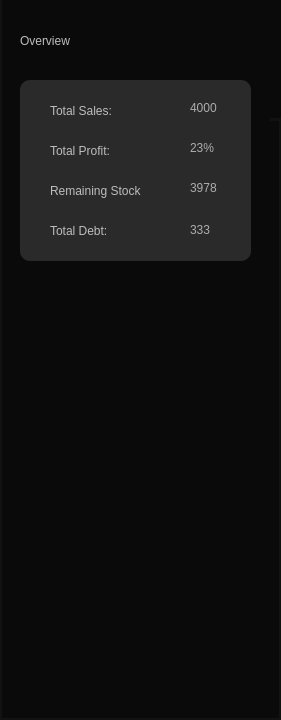
     <widget class="QWidget" name="widget_31" native="true">
      <property name="geometry">
       <rect>
        <x>980</x>
        <y>0</y>
        <width>281</width>
        <height>720</height>
       </rect>
      </property>
      <property name="styleSheet">
       <string notr="true">background:#0a0a0a;
border: 2px solid #121212;
border-top:none;</string>
      </property>
      <widget class="QLabel" name="label_79">
       <property name="geometry">
        <rect>
         <x>20</x>
         <y>10</y>
         <width>111</width>
         <height>61</height>
        </rect>
       </property>
       <property name="styleSheet">
        <string notr="true">font: 16pt &quot;Sans Serif Collection&quot;;
border:none;
color:rgb(189, 189, 189);</string>
       </property>
       <property name="text">
        <string>Overview</string>
       </property>
      </widget>
      <widget class="QWidget" name="widget_43" native="true">
       <property name="geometry">
        <rect>
         <x>980</x>
         <y>0</y>
         <width>301</width>
         <height>720</height>
        </rect>
       </property>
       <property name="styleSheet">
        <string notr="true">background:#0a0a0a;
border: 2px solid #121212;
border-top:none;</string>
       </property>
       <widget class="QLabel" name="label_88">
        <property name="geometry">
         <rect>
          <x>20</x>
          <y>20</y>
          <width>111</width>
          <height>61</height>
         </rect>
        </property>
        <property name="styleSheet">
         <string notr="true">font: 16pt &quot;Sans Serif Collection&quot;;
border:none;</string>
        </property>
        <property name="text">
         <string>Overview</string>
        </property>
       </widget>
       <widget class="QWidget" name="widget_113" native="true">
        <property name="geometry">
         <rect>
          <x>20</x>
          <y>80</y>
          <width>271</width>
          <height>141</height>
         </rect>
        </property>
        <property name="styleSheet">
         <string notr="true">border-radius: 10px;
background:#181818;</string>
        </property>
        <widget class="QLabel" name="label_89">
         <property name="geometry">
          <rect>
           <x>30</x>
           <y>20</y>
           <width>71</width>
           <height>21</height>
          </rect>
         </property>
         <property name="styleSheet">
          <string notr="true">color:#494949;
</string>
         </property>
         <property name="text">
          <string>Total Sales:</string>
         </property>
        </widget>
        <widget class="QLabel" name="label_90">
         <property name="geometry">
          <rect>
           <x>30</x>
           <y>60</y>
           <width>71</width>
           <height>21</height>
          </rect>
         </property>
         <property name="styleSheet">
          <string notr="true">color:#494949;
</string>
         </property>
         <property name="text">
          <string>Total Profit:</string>
         </property>
        </widget>
        <widget class="QLabel" name="label_91">
         <property name="geometry">
          <rect>
           <x>30</x>
           <y>100</y>
           <width>91</width>
           <height>21</height>
          </rect>
         </property>
         <property name="styleSheet">
          <string notr="true">color:#494949;
</string>
         </property>
         <property name="text">
          <string>Remaining Stock:</string>
         </property>
        </widget>
        <widget class="QLabel" name="label_92">
         <property name="geometry">
          <rect>
           <x>170</x>
           <y>20</y>
           <width>91</width>
           <height>16</height>
          </rect>
         </property>
         <property name="styleSheet">
          <string notr="true">border:none;
color:#adadad;</string>
         </property>
         <property name="text">
          <string>4000</string>
         </property>
        </widget>
        <widget class="QLabel" name="label_93">
         <property name="geometry">
          <rect>
           <x>170</x>
           <y>60</y>
           <width>91</width>
           <height>16</height>
          </rect>
         </property>
         <property name="styleSheet">
          <string notr="true">border:none;
color:#adadad;</string>
         </property>
         <property name="text">
          <string>23%</string>
         </property>
        </widget>
        <widget class="QLabel" name="label_158">
         <property name="geometry">
          <rect>
           <x>170</x>
           <y>100</y>
           <width>91</width>
           <height>16</height>
          </rect>
         </property>
         <property name="styleSheet">
          <string notr="true">border:none;
color:#adadad;</string>
         </property>
         <property name="text">
          <string>3978</string>
         </property>
        </widget>
       </widget>
       <widget class="QLabel" name="label_161">
        <property name="geometry">
         <rect>
          <x>30</x>
          <y>240</y>
          <width>141</width>
          <height>61</height>
         </rect>
        </property>
        <property name="styleSheet">
         <string notr="true">font: 16pt &quot;Sans Serif Collection&quot;;
border:none;</string>
        </property>
        <property name="text">
         <string>Weekly Report</string>
        </property>
       </widget>
       <widget class="QTableWidget" name="tableWidget_6">
        <property name="geometry">
         <rect>
          <x>20</x>
          <y>310</y>
          <width>271</width>
          <height>231</height>
         </rect>
        </property>
        <property name="styleSheet">
         <string notr="true">QTableWidget, QTableView {
    border: 1px solid #121212;
    border-radius: 5px;
    gridline-color: #ddd;
    background-color: #adadad;
    font-size: 10px;
    font-family: Arial, sans-serif;
    color: #333;
    selection-background-color: #0078D7;
    selection-color: white;
}

QHeaderView::section {
    background-color:#0a0a0a;
    color: white;
    padding: 4px;
    border: 1px solid #121212;
    font-size: 10px;
    font-weight: bold;
    text-align: center;
}

QTableWidget::item, QTableView::item {
    padding: 2px;
    border-bottom: 1px solid #ddd;
    text-align: center;
}

QTableWidget::item:selected, QTableView::item:selected {
    background-color: #0078D7;
    color: white;
}

QTableCornerButton::section {
    background-color: #adadad;
    border: 1px solid #adadad;
	border-top-left-radius: 8px;
  
}
</string>
        </property>
        <row/>
        <row/>
        <row/>
        <row/>
        <column>
         <property name="text">
          <string>Total Sales</string>
         </property>
        </column>
        <column>
         <property name="text">
          <string>Total Profit</string>
         </property>
        </column>
        <column>
         <property name="text">
          <string>Remaining Debtors</string>
         </property>
        </column>
        <column>
         <property name="text">
          <string>Remaining Stock</string>
         </property>
        </column>
        <item row="0" column="0">
         <property name="text">
          <string>2123</string>
         </property>
        </item>
       </widget>
      </widget>
      <widget class="QWidget" name="widget_114" native="true">
       <property name="geometry">
        <rect>
         <x>270</x>
         <y>0</y>
         <width>711</width>
         <height>121</height>
        </rect>
       </property>
       <property name="styleSheet">
        <string notr="true">border:5px;
background:#0a0a0a;
border: 3px solid #121212;
border-right:none;
border-top:none;
border-left:none;


</string>
       </property>
       <widget class="QLabel" name="label_332">
        <property name="geometry">
         <rect>
          <x>50</x>
          <y>40</y>
          <width>601</width>
          <height>41</height>
         </rect>
        </property>
        <property name="font">
         <font>
          <family>Microsoft Sans Serif</family>
          <pointsize>14</pointsize>
          <italic>false</italic>
          <bold>false</bold>
         </font>
        </property>
        <property name="styleSheet">
         <string notr="true">  border-radius: 10px; 
font: 14pt &quot;Microsoft Sans Serif&quot;;
background: white;
 padding-left: 15px;
color:#626262;
border:none;
</string>
        </property>
        <property name="text">
         <string>        Search Something Here </string>
        </property>
       </widget>
       <widget class="QLabel" name="label_333">
        <property name="geometry">
         <rect>
          <x>60</x>
          <y>50</y>
          <width>31</width>
          <height>21</height>
         </rect>
        </property>
        <property name="styleSheet">
         <string notr="true">border-radius:10px;
border:none;
background-color:none;
    background-repeat: no-repeat;
    background-position: center;
    background-origin: content;</string>
        </property>
        <property name="text">
         <string/>
        </property>
        <property name="scaledContents">
         <bool>true</bool>
        </property>
       </widget>
      </widget>
      <widget class="QWidget" name="widget_7" native="true">
       <property name="geometry">
        <rect>
         <x>20</x>
         <y>80</y>
         <width>231</width>
         <height>181</height>
        </rect>
       </property>
       <property name="styleSheet">
        <string notr="true">border:none;border-radius: 10px;
background:#2a2a2a;</string>
       </property>
       <widget class="QLabel" name="label_9">
        <property name="geometry">
         <rect>
          <x>30</x>
          <y>20</y>
          <width>71</width>
          <height>21</height>
         </rect>
        </property>
        <property name="styleSheet">
         <string notr="true">color:rgb(189, 189, 189);</string>
        </property>
        <property name="text">
         <string>Total Sales:</string>
        </property>
       </widget>
       <widget class="QLabel" name="label_10">
        <property name="geometry">
         <rect>
          <x>30</x>
          <y>60</y>
          <width>71</width>
          <height>21</height>
         </rect>
        </property>
        <property name="styleSheet">
         <string notr="true">color:rgb(189, 189, 189);</string>
        </property>
        <property name="text">
         <string>Total Profit:</string>
        </property>
       </widget>
       <widget class="QLabel" name="label_11">
        <property name="geometry">
         <rect>
          <x>30</x>
          <y>100</y>
          <width>91</width>
          <height>21</height>
         </rect>
        </property>
        <property name="styleSheet">
         <string notr="true">color:rgb(189, 189, 189);</string>
        </property>
        <property name="text">
         <string>Remaining Stock:</string>
        </property>
       </widget>
       <widget class="QLabel" name="salesCountLabel_3">
        <property name="geometry">
         <rect>
          <x>170</x>
          <y>20</y>
          <width>61</width>
          <height>16</height>
         </rect>
        </property>
        <property name="styleSheet">
         <string notr="true">border:none;
color:#adadad;</string>
        </property>
        <property name="text">
         <string>4000</string>
        </property>
       </widget>
       <widget class="QLabel" name="profitMarginLabel_4">
        <property name="geometry">
         <rect>
          <x>170</x>
          <y>60</y>
          <width>61</width>
          <height>16</height>
         </rect>
        </property>
        <property name="styleSheet">
         <string notr="true">border:none;
color:#adadad;</string>
        </property>
        <property name="text">
         <string>23%</string>
        </property>
       </widget>
       <widget class="QLabel" name="labelTotalStock_2">
        <property name="geometry">
         <rect>
          <x>170</x>
          <y>100</y>
          <width>61</width>
          <height>16</height>
         </rect>
        </property>
        <property name="styleSheet">
         <string notr="true">border:none;
color:#adadad;</string>
        </property>
        <property name="text">
         <string>3978</string>
        </property>
       </widget>
       <widget class="QLabel" name="labelTotalDebt_3">
        <property name="geometry">
         <rect>
          <x>170</x>
          <y>140</y>
          <width>61</width>
          <height>20</height>
         </rect>
        </property>
        <property name="styleSheet">
         <string notr="true">border:none;
color:#adadad;</string>
        </property>
        <property name="text">
         <string>333</string>
        </property>
       </widget>
       <widget class="QLabel" name="label_12">
        <property name="geometry">
         <rect>
          <x>30</x>
          <y>140</y>
          <width>91</width>
          <height>21</height>
         </rect>
        </property>
        <property name="styleSheet">
         <string notr="true">color:rgb(189, 189, 189);</string>
        </property>
        <property name="text">
         <string>Total Debt:</string>
        </property>
       </widget>
      </widget>
     </widget>
